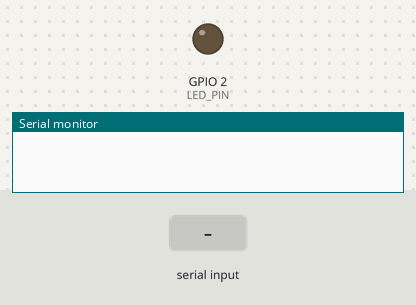
Simulated run of this sketch. Board: ESP32. Shown: output pins drawn as LEDs (lit = HIGH), the last lines printed to the serial monitor. The test bench sets the inputs (shaded band). WiFi joins after 1.5 s; servers stay silent unless stated; uploads are accepted with an empty reply.

Above: at 0.0 s.
At 3.7 s:
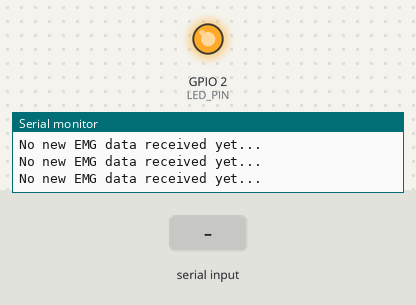
3.8 s: "90,45\n" received over the second serial link
At 5.6 s:
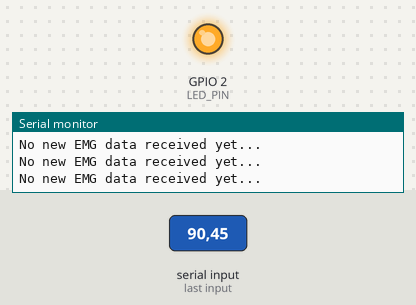
Timing chart, 0 to 7.1 s (numbered marks = the images above; inputs shaded):
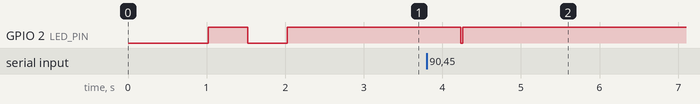

The sketch:

final.ino
```cpp
// (licence header left out)
#include <WiFi.h>
#include <HTTPClient.h>
#include <ArduinoJson.h>

// ============================================
// CONFIGURATION - CHANGE THESE VALUES!
// ============================================

const char* WIFI_SSID     = "shormi20";
const char* WIFI_PASSWORD = "12345678";

const char* SERVER_URL = "https://emganalyzer.vercel.app/api/sensor-data";

// BATCHING CONFIG - Key to preventing server overload
const int SEND_INTERVAL_MS = 500;   // Send batch every 500ms (2 requests/sec)
const int MAX_BATCH_SIZE   = 50;    // Max samples per batch

// Serial2 Pins
const int ESP_RX2 = 16;
const int ESP_TX2 = 17;

// LED Pin
const int LED_PIN = 2;

// ============================================
// Variables
// ============================================
unsigned long lastSendTime = 0;
String lineBuffer = "";

// Batch buffer for EMG readings
struct EMGSample {
  int emg;
  unsigned long timestamp;
};
EMGSample batchBuffer[MAX_BATCH_SIZE];
int batchCount = 0;

// ============================================
// WiFi Connection
// ============================================
void connectToWiFi() {
  Serial.print("Connecting to WiFi: ");
  Serial.println(WIFI_SSID);

  WiFi.mode(WIFI_STA);
  WiFi.begin(WIFI_SSID, WIFI_PASSWORD);

  int attempts = 0;
  while (WiFi.status() != WL_CONNECTED && attempts < 30) {
    digitalWrite(LED_PIN, !digitalRead(LED_PIN));
    delay(500);
    Serial.print(".");
    attempts++;
  }

  if (WiFi.status() == WL_CONNECTED) {
    Serial.println();
    Serial.println("WiFi connected!");
    Serial.print("IP Address: ");
    Serial.println(WiFi.localIP());
    digitalWrite(LED_PIN, HIGH);
  } else {
    Serial.println();
    Serial.println("Failed to connect to WiFi!");
    Serial.println("Check your credentials and try again.");
    digitalWrite(LED_PIN, LOW);
  }
}

// ============================================
// Read Arduino Serial Data
// Parses lines like "512.00\n" into float values
// Adds each reading to the batch buffer
// ============================================
void readArduinoSerial() {
  while (Serial2.available()) {
    char c = Serial2.read();

    if (c == '\n' || c == '\r') {
      if (lineBuffer.length() > 0) {
        float v = lineBuffer.toFloat();

        // Add to batch buffer (if not full)
        if (batchCount < MAX_BATCH_SIZE) {
          batchBuffer[batchCount].emg = (int)v;
          batchBuffer[batchCount].timestamp = millis();
          batchCount++;
        }
        // If buffer is full, oldest samples are lost (acceptable trade-off)

        lineBuffer = "";
      }
    } else {
      if (lineBuffer.length() < 32) {
        lineBuffer += c;
      } else {
        lineBuffer = "";  // overflow protection
      }
    }
  }
}

// ============================================
// Send Batched EMG Data to Server
// Sends array: [{"emg": v1, "timestamp": t1}, {"emg": v2, "timestamp": t2}, ...]
// Server already supports batch mode!
// ============================================
void sendBatchedEMGData() {
  if (batchCount == 0) {
    Serial.println("No data in batch to send");
    return;
  }

  if (WiFi.status() != WL_CONNECTED) {
    Serial.println("WiFi disconnected! Reconnecting...");
    connectToWiFi();
    if (WiFi.status() != WL_CONNECTED) {
      Serial.println("Still disconnected, skipping send");
      return;
    }
  }

  HTTPClient http;
  http.begin(SERVER_URL);
  http.addHeader("Content-Type", "application/json");
  http.setTimeout(10000);  // 10 second timeout

  // Build JSON array of samples
  // Size: ~50 bytes per sample * MAX_BATCH_SIZE + overhead
  DynamicJsonDocument doc(MAX_BATCH_SIZE * 64 + 256);
  JsonArray arr = doc.to<JsonArray>();

  int samplesToSend = batchCount;
  for (int i = 0; i < samplesToSend; i++) {
    JsonObject sample = arr.createNestedObject();
    sample["emg"] = batchBuffer[i].emg;
    sample["timestamp"] = batchBuffer[i].timestamp;
  }

  // Clear batch after copying to JSON
  batchCount = 0;

  String jsonString;
  serializeJson(doc, jsonString);

  Serial.print("Sending batch of ");
  Serial.print(samplesToSend);
  Serial.print(" samples (");
  Serial.print(jsonString.length());
  Serial.println(" bytes)");

  int httpResponseCode = http.POST(jsonString);

  if (httpResponseCode > 0) {
    String response = http.getString();
    Serial.print("Response (");
    Serial.print(httpResponseCode);
    Serial.print("): ");
    Serial.println(response);

    // Blink LED once on success
    digitalWrite(LED_PIN, LOW);
    delay(30);
    digitalWrite(LED_PIN, HIGH);

  } else {
    Serial.print("Error sending batch! Code: ");
    Serial.print(httpResponseCode);
    Serial.print(" (");
    Serial.print(HTTPClient::errorToString(httpResponseCode));
    Serial.println(")");

    // Blink LED twice on failure
    digitalWrite(LED_PIN, LOW);  delay(100);
    digitalWrite(LED_PIN, HIGH); delay(100);
    digitalWrite(LED_PIN, LOW);  delay(100);
    digitalWrite(LED_PIN, HIGH);
  }

  http.end();
}

// ============================================
// SETUP
// ============================================
void setup() {
  Serial.begin(115200);
  Serial2.begin(115200, SERIAL_8N1, ESP_RX2, ESP_TX2);

  delay(1000);

  Serial.println();
  Serial.println("========================================");
  Serial.println("  EMG Analyzer - Arduino Serial Bridge ");
  Serial.println("        (BATCHED MODE - Low Load)      ");
  Serial.println("========================================");
  Serial.println();
  Serial.println("MODE: Real EMG via Arduino Serial (BATCHED)");
  Serial.print("Listening on GPIO ");
  Serial.println(ESP_RX2);
  Serial.print("Send interval: ");
  Serial.print(SEND_INTERVAL_MS);
  Serial.println(" ms");
  Serial.print("Max batch size: ");
  Serial.print(MAX_BATCH_SIZE);
  Serial.println(" samples");
  Serial.println();

  pinMode(LED_PIN, OUTPUT);
  digitalWrite(LED_PIN, LOW);

  connectToWiFi();

  Serial.println("ESP32 ready. Waiting for Arduino EMG data...");
  Serial.println("Samples will be batched and sent every " + String(SEND_INTERVAL_MS) + "ms");
  Serial.println();
}

// ============================================
// MAIN LOOP
// ============================================
void loop() {
  // Always read incoming Arduino serial data into batch buffer
  readArduinoSerial();

  unsigned long currentTime = millis();

  // Send batch at regular intervals (not per-sample!)
  if (currentTime - lastSendTime >= SEND_INTERVAL_MS) {
    lastSendTime = currentTime;

    if (batchCount > 0) {
      Serial.print("Batch ready: ");
      Serial.print(batchCount);
      Serial.println(" samples");
      sendBatchedEMGData();
    } else {
      Serial.println("No new EMG data received yet...");
    }
  }

  // Small yield to prevent watchdog issues
  yield();
}
```

Measured:
- after the input at 3.8 s, GPIO 2 (LED_PIN): HIGH → LOW after 0.43 s, → HIGH 0.03 s later
